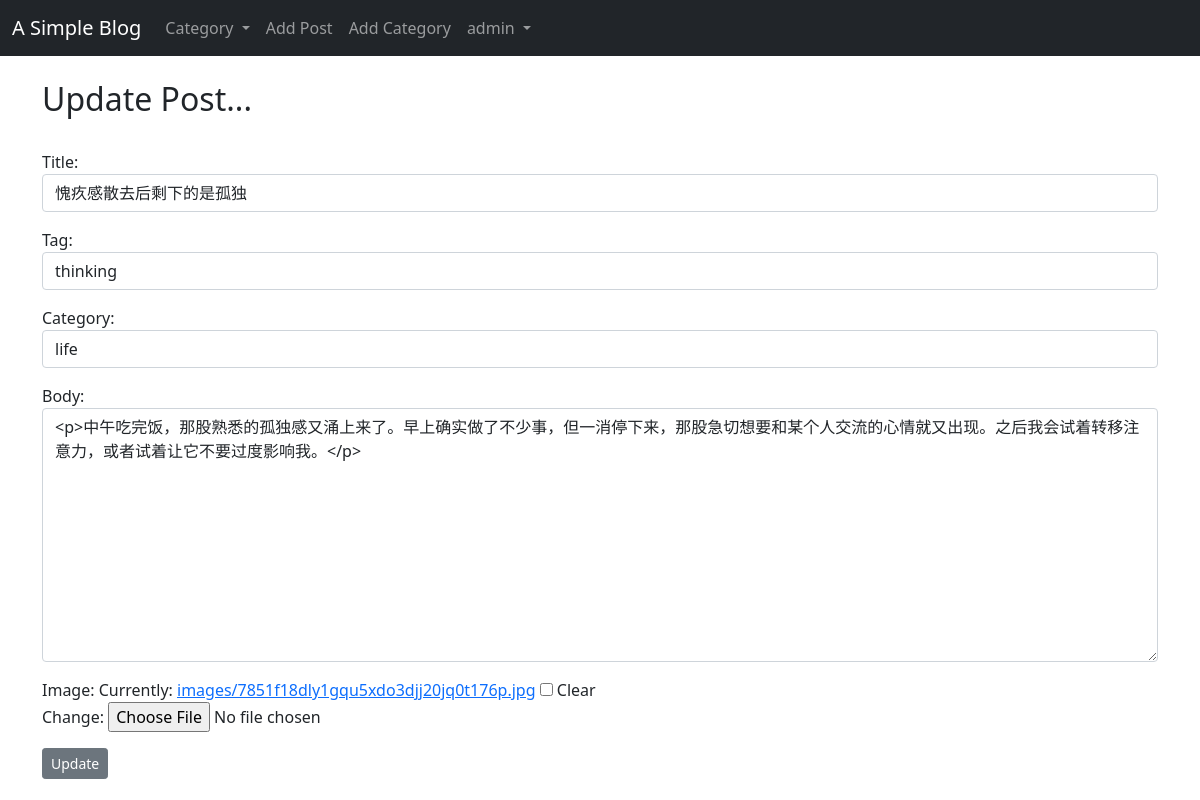
Page /article/31/edit/ (signed in) on the committed database.
### myBlog/models.py (models this page shows, shortened)
class Post(models.Model):
    title = models.CharField(max_length=255)
    author = models.ForeignKey(User, on_delete=CASCADE, null=False)
    tag = models.CharField(max_length=255)
    category = models.CharField(max_length=50, default="coding")
    body = RichTextField(blank=True, null=True)
    image = models.ImageField(null=True, blank=True, upload_to='images/')
    post_time = models.DateTimeField(auto_now_add=True)
    likes = models.ManyToManyField(User, related_name="like_list")
    class Meta:
        ordering = ['-post_time']

### myBlog/views.py (the view)
# urls.py: path('article/<int:pk>/edit/', views.UpdatePostView.as_view(), name='update_post'),
class UpdatePostView(generic.UpdateView):
    model = Post
    form_class = PostForm
    template_name = 'myBlog/update_post.html'

### myBlog/forms.py
class PostForm(forms.ModelForm):
    class Meta:
        model = Post
        exclude = ['author', 'likes']
        widgets = {
            'title': forms.TextInput(attrs={'class': 'form-control'}),
            'tag': forms.TextInput(attrs={'class': 'form-control'}),
            'category': forms.Select(choices=CHOICES, attrs={'class': 'form-control'}),
            'body': forms.Textarea(attrs={'class': 'form-control'}),
        }

### myBlog/context_processors.py (called while the page is built)
def get_category_list(request):
    category_list = Category.objects.all()
    return {
        'category_list': category_list,
    }

### myBlog/models.py (called while the page is built)
    def __str__(self):
        return self.name

### myBlog/templates/myBlog/update_post.html
{% extends 'base.html' %} {% block title %} Edit Post {% endblock %}
{% block body %}
<br />
<h2>Update Post...</h2>
<br />
{% if user.is_authenticated and user.id == post.author.id%}
<form method="POST" enctype="multipart/form-data">
	{% csrf_token %} {{ form.media }} {{ form.as_p }}
	<input type="submit" value="Update" class="btn btn-secondary btn-sm" />
</form>
{% else %}
<p><strong>Sorry, you're not allowed here.</strong></p>
{% endif %}
{% endblock %}

### templates/base.html (shortened to what this page needs)
{% load static %}
<!DOCTYPE html>
<html lang="en">
<head>
	<link href="https://cdn.jsdelivr.net/npm/bootstrap@5.1.0/dist/css/bootstrap.min.css" rel="stylesheet"
 />
</head>
<body>
	<nav class="navbar navbar-expand-lg navbar-dark bg-dark">
		<div class="container-fluid">
			<a class="navbar-brand" href="{% url 'home' %}">A Simple Blog</a>
			<div class="collapse navbar-collapse" id="navbarNavAltMarkup">
				<div class="navbar-nav">
					<li class="nav-item dropdown">
						<a class="nav-link dropdown-toggle" href="#" id="navbarDropdown" role="button" data-bs-toggle="dropdown"
							aria-expanded="false">
							Category
						</a>
					</li>
					{% with url_name=request.resolver_match.url_name %}
					{% if request.user.is_authenticated %}
					<a class="nav-link {% if url_name == 'add_post' %}active{% endif %}" href="{% url 'add_post' %}">Add Post</a>
					<a class="nav-link {% if url_name == 'add_category' %}active{% endif %}" href="{% url 'add_category' %}">Add
						Category</a>
					<li class="nav-item dropdown">
						<a class="nav-link dropdown-toggle" href="#" id="navbarDropdown" role="button" data-bs-toggle="dropdown"
							aria-expanded="false">
							{{ request.user }}
						</a>
					</li>
					{% else %}
					<a class="nav-link {% if url_name == 'login' %}active{% endif %}" href="{% url 'login' %}">Login</a>
					<a class="nav-link {% if url_name == 'register' %}active{% endif %}" href="{% url 'register' %}">Register</a>
					{% endif %}
					{% endwith %}
				</div>
			</div>
		</div>
	</nav>
	<div class="container">{% block body %} {% endblock %}</div>
</body>
</html>

### rows in the picture
Post: title "愧疚感散去后剩下的是孤独", tag "thinking", category "life", body "<p>中午吃完饭，那股熟悉的孤独感又涌上来了。早上确实做了不少事，但一消停下来，那股急切想要和某个人交流的心情就又出现。之后我会试着转移注意力，或者试着让它不要过度影响我。</p>"

### other values in the picture
{{ request.user }} "admin"
